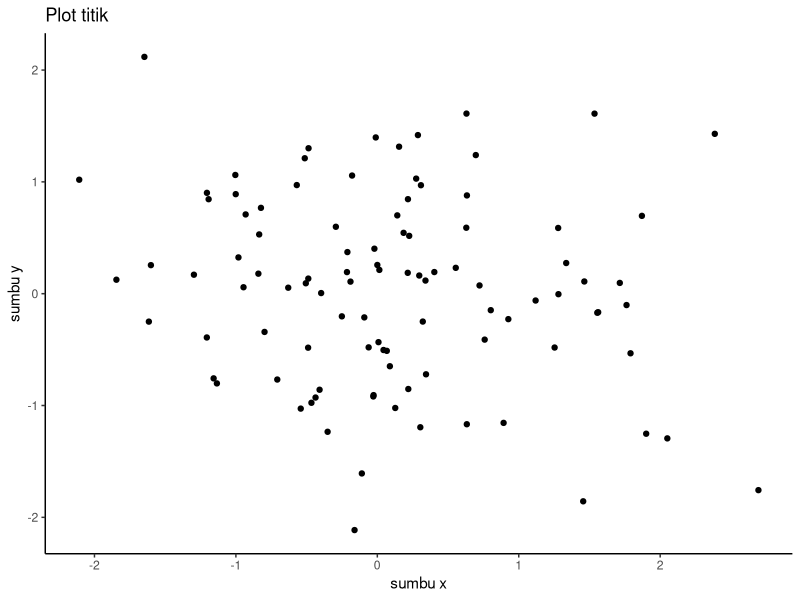
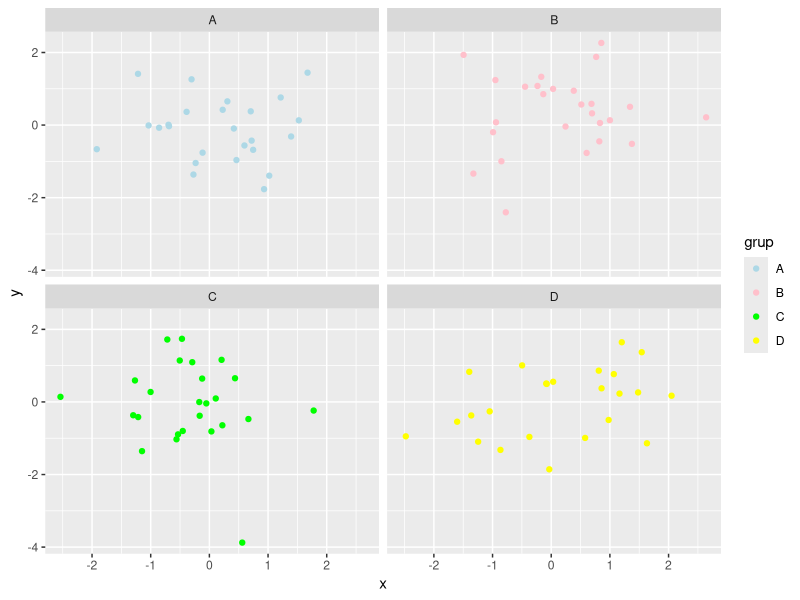
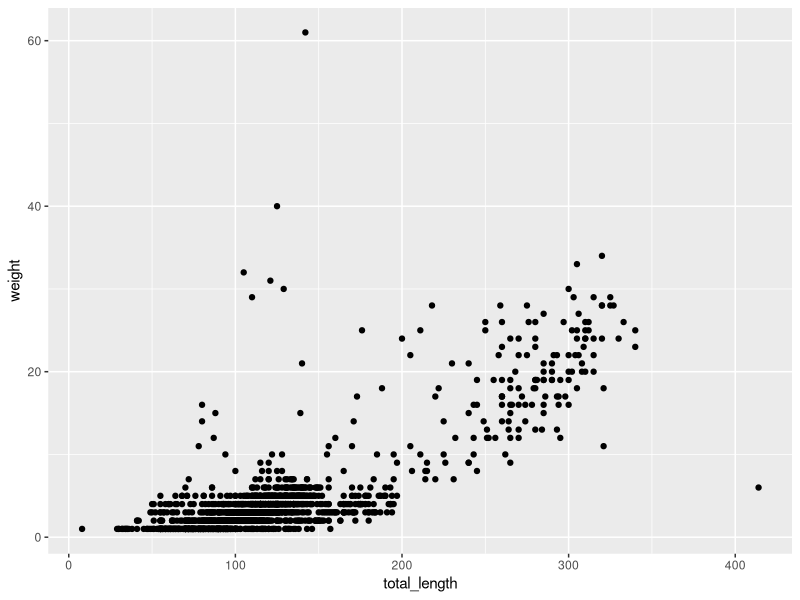
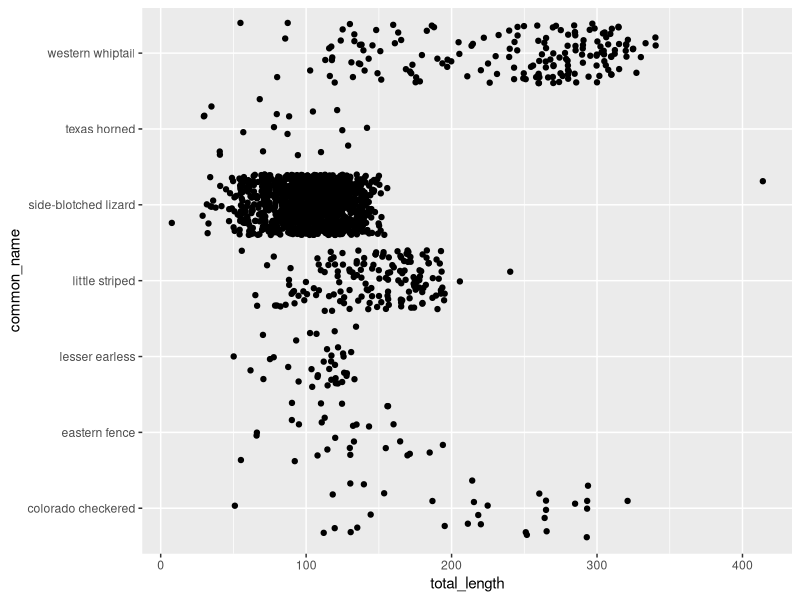
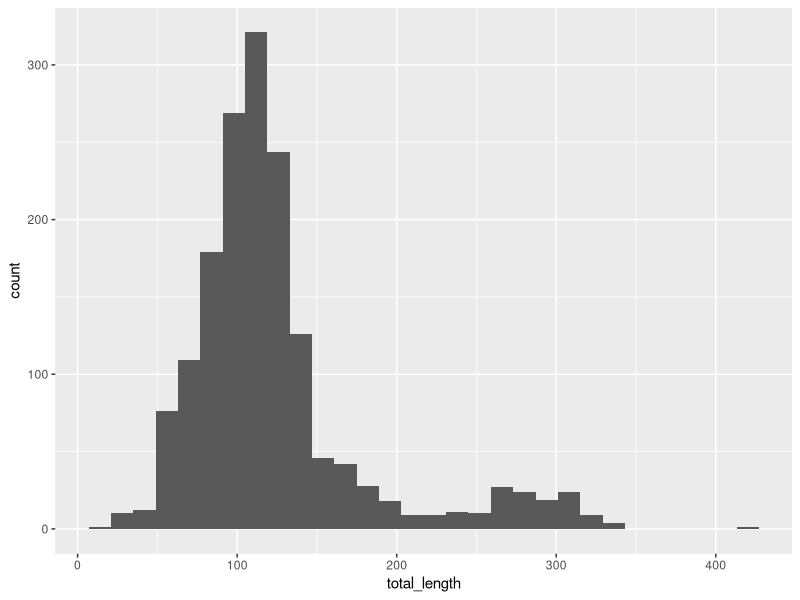
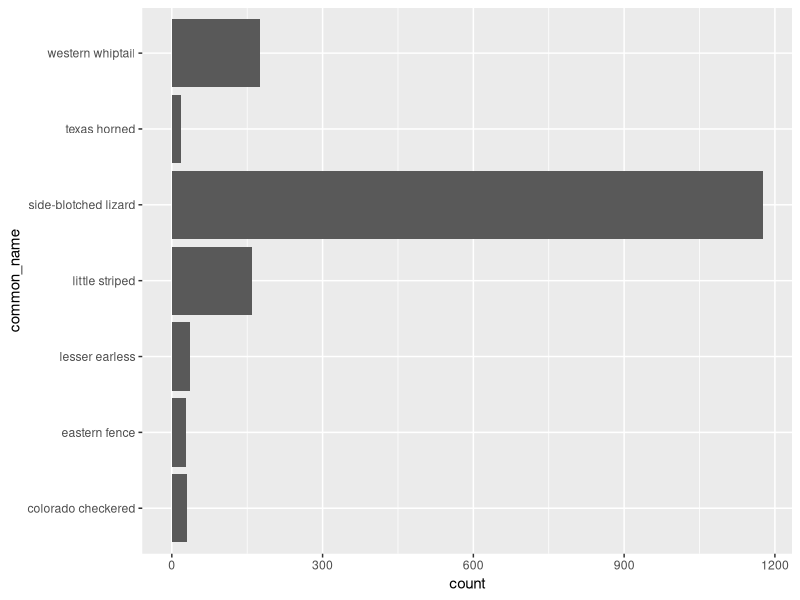
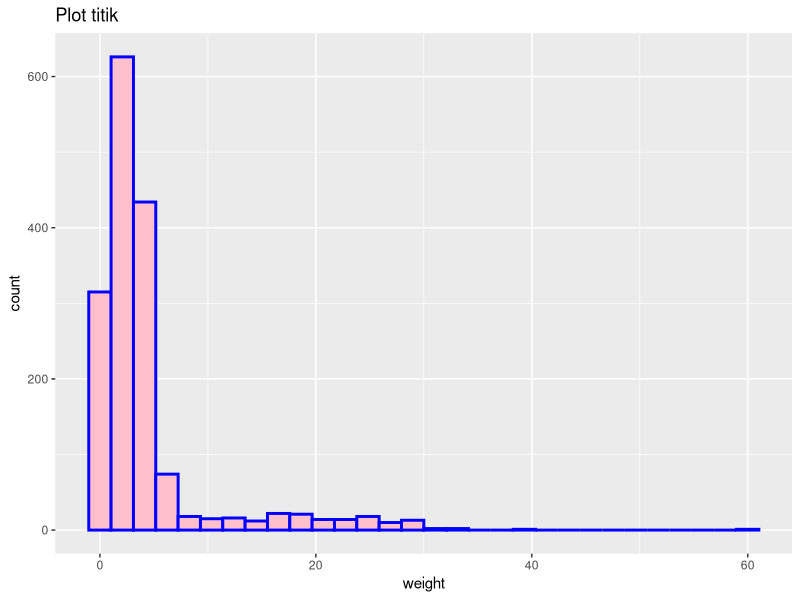
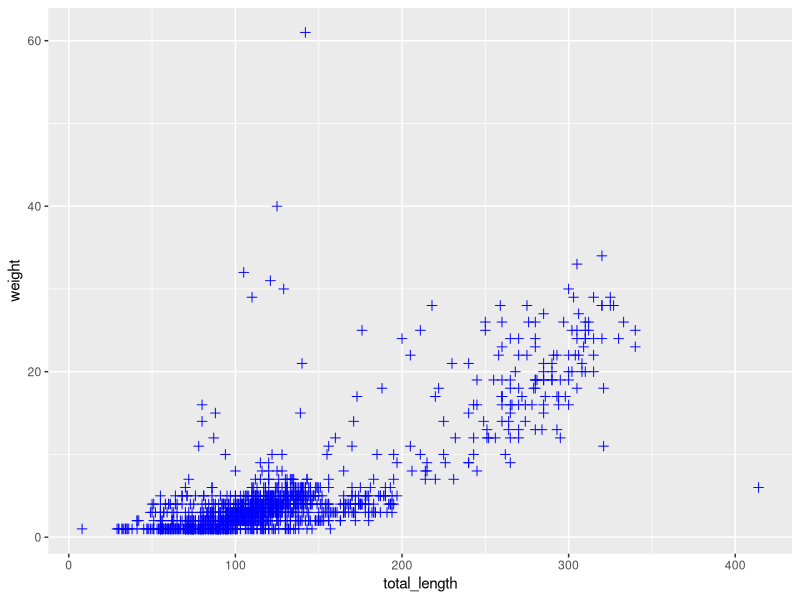

R code for these plots, in order:
## ---- chunk 1
knitr::opts_chunk$set(echo = TRUE)
## ---- chunk 2
library(ggplot2)
data <- data.frame(x = rnorm(100), y = rnorm(100))
ggplot(data, aes(x = x, y = y)) + 
  geom_point() +
  labs(title = "Plot titik", x = "sumbu x", y = "sumbu y") +
  theme_classic()
## ---- chunk 3
data <- data.frame(x = rnorm(100), y = rnorm(100), grup = sample(c("A", "B", "C", "D"), 100, replace = TRUE))
ggplot(data, aes(x = x, y = y, color = grup)) + 
  geom_point() +
  facet_wrap(~grup) +
  scale_color_manual(values = c("A" = "lightblue", "B" = "pink", "C" = "green", "D" = "yellow"))
## ---- chunk 4
library(readr)
lizard <- read.csv("lizards.csv")
View(lizard)
## ---- chunk 5
library(ggplot2)
ggplot(lizard, aes(x = total_length, y = weight)) +
  geom_point()
  labs(title = "Plot titik", x = "total length", y = "weight") +
  theme_classic()
## ---- chunk 6
library(ggplot2)
ggplot(lizard, aes(x = total_length, y = common_name)) +
  geom_jitter()
  labs(title = "Plot titik", x = "total length", y = "common name") +
  theme_classic()
## ---- chunk 7
library(ggplot2)
ggplot(lizard, aes(x = total_length)) +
  geom_histogram()
  labs(title = "Plot titik", x = "total length") +
  theme_classic()
## ---- chunk 8
library(ggplot2)
ggplot(lizard, aes(y = common_name)) +
  geom_bar()
  labs(title = "Plot titik", y = "common_name")
## ---- chunk 9
library(ggplot2)
ggplot(lizard, aes(x = weight)) +
  geom_histogram(colour= "blue", fill = "pink", size = 1, line = ".") +
   labs(title = "Plot titik", x = "weight")
  theme_classic()
## ---- chunk 10
library(ggplot2)
ggplot(lizard, aes(x = total_length, y = weight)) +
  geom_point(colour= "blue", shape = 3, size = 2)
  labs(title = "Plot titik", x = "total length", y = "weight") +
  theme_classic()
## ---- chunk 11
library(ggplot2)
ggplot(lizard, aes(x = total_length, y = weight, color = common_name)) +
  geom_point(shape = 15, size = 2)
  labs(title = "Plot titik", x = "total length", y = "weight") +
  theme_classic()
